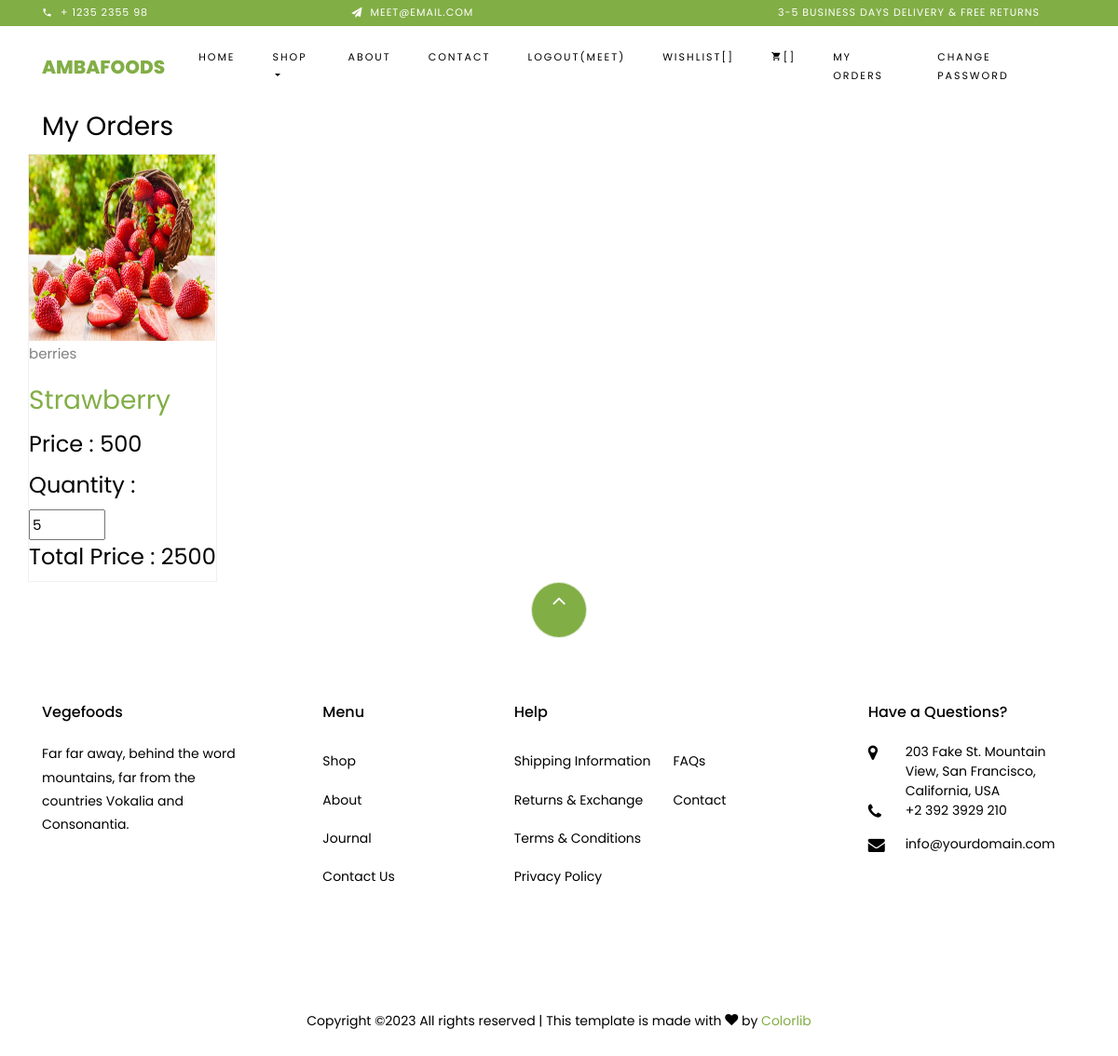
/myorder/ (signed in), run on the app's committed database.
### myapp/models.py (models this page shows, shortened)
class User(models.Model):
    fname=models.CharField(max_length=100)
    lname=models.CharField(max_length=100)
    email=models.EmailField()
    mobile=models.PositiveIntegerField()
    address=models.TextField(max_length=300)
    password=models.CharField(max_length=100)
    profile_pic=models.ImageField(upload_to="profile_pic/",default="")
    usertype=models.CharField(max_length=100,default='buyer')

class Cart(models.Model):
    user=models.ForeignKey(User,on_delete=models.CASCADE)
    fruitage=models.ForeignKey(Fruitage,on_delete=models.CASCADE)
    fruitage_price = models.PositiveIntegerField()
    fruitage_qty = models.PositiveIntegerField(default=1)
    total_price = models.PositiveIntegerField()
    payment_status = models.BooleanField(default=False)

class Fruitage(models.Model):
    seller=models.ForeignKey(User,on_delete=models.CASCADE)
    category=(
        ('leafy-green','leafy-green'),
        ('cruciferous','cruciferous'),
        ('root','root'),
        ('pome','pome'),
        ('berries','berries'),
    )
    fruitage_category=models.CharField(max_length=100,choices=category)
    types=(
      ('vegetables','vegetables'),
      ('fruits','fruits'),
    )
    fruitage_type=models.CharField(max_length=100,choices=types)
    fruitage_price=models.PositiveIntegerField()
    weight=(
        ('500gm','500gm'),
        ('1kg','1kg'),
        ('2kg','2kg'),
        ('3kg','3kg'),
        ('4kg','4kg'),
        ('5kg','5kg'),
    )
    fruitage_weight=models.CharField(max_length=100,choices=weight)
    fruitage_name=models.CharField(max_length=100)
    fruitage_pic=models.ImageField(upload_to='product_pic/')

### myapp/views.py (the view)
# urls.py: path('myorder/',views.myorder,name='myorder'),
def myorder(request):
	user=User.objects.get(email=request.session['email'])
	carts=Cart.objects.filter(user=user,payment_status=True)
	return render(request,'myorder.html',{'carts':carts})

### myapp/templates/myorder.html (shortened to what this page needs)
{% extends 'header.html' %}
{% load static %}
{% block content %}
<!DOCTYPE html>
<html lang="en">
	<head>
    </head>
	<body>
		<div class="section">
			<div class="container">
				<div class="row">
					<div class="col-md-12">
						<div class="section-title">
							{% if carts %}
								<h3 class="title">My Orders</h3>
							{% else %}
								<h3 class="title">No Items In Your Order</h3>
							{% endif %}
						</div>
					</div>
					<div class="col-md-12">
						<div class="row">
							<div class="products-tabs">
								<div id="tab1" class="tab-pane active">
									<div class="products-slick" data-nav="#slick-nav-1">
										{% for i in carts %}
										<div class="product">
											<div class="product-img">
												<img src="{{i.fruitage.fruitage_pic.url}}" alt="" style="width:200px;height:200px;">
											</div>
											<div class="fruitage-body">
												<p class="fruitage-category">{{i.fruitage.fruitage_category}}</p>
												<h3 class="fruitage-name"><a href="#">{{i.fruitage.fruitage_name}}</a></h3>
												<h4 class="fruitage-price">Price : {{i.fruitage.fruitage_price}} </h4>
												<form name="change_qty" method="post" action="{% url 'change-qty' %}">
													<h4 class="fruitage-price">Quantity :</h4> <input type="number" name="fruitage_qty" value="{{i.fruitage_qty}}" min="1" max="10" onchange="this.form.submit();" readonly>
												</form>
												<h4 class="fruitage-price">Total Price : {{i.total_price}} </h4>
											</div>
										</div>
										{% endfor %}
									</div>
								</div>
							</div>
						</div>
					</div>
				</div>
			</div>
		</div>
	</body>
</html>
{% endblock %}

### myapp/templates/header.html (shortened to what this page needs)
{% load static %}
<!DOCTYPE html>
<html lang="en">
  <head>
    <link rel="stylesheet" href="{% static 'css/open-iconic-bootstrap.min.css' %}">
    <link rel="stylesheet" href="{% static 'css/animate.css' %}">
    <link rel="stylesheet" href="{% static 'css/owl.carousel.min.css' %}">
    <link rel="stylesheet" href="{% static 'css/owl.theme.default.min.css' %}">
    <link rel="stylesheet" href="{% static 'css/magnific-popup.css' %}">
    <link rel="stylesheet" href="{% static 'css/aos.css' %}">
    <link rel="stylesheet" href="{% static 'css/ionicons.min.css' %}">
    <link rel="stylesheet" href="{% static 'css/bootstrap-datepicker.css' %}">
    <link rel="stylesheet" href="{% static 'css/jquery.timepicker.css' %}">
    <link rel="stylesheet" href="{% static 'css/flaticon.css' %}">
    <link rel="stylesheet" href="{% static 'css/icomoon.css' %}">
    <link rel="stylesheet" href="{% static 'css/style.css' %}">
  </head>
  <body class="goto-here">
		<div class="py-1 bg-primary">
    	<div class="container">
    		<div class="row no-gutters d-flex align-items-start align-items-center px-md-0">
	    		<div class="col-lg-12 d-block">
		    		<div class="row d-flex">
		    			<div class="col-md pr-4 d-flex topper align-items-center">
					    	<div class="icon mr-2 d-flex justify-content-center align-items-center"><span class="icon-phone2"></span></div>
						    <span class="text">+ 1235 2355 98</span>
					    </div>
					    <div class="col-md pr-4 d-flex topper align-items-center">
					    	<div class="icon mr-2 d-flex justify-content-center align-items-center"><span class="icon-paper-plane"></span></div>
						    <span class="text">meet@email.com</span>
					    </div>
					    <div class="col-md-5 pr-4 d-flex topper align-items-center text-lg-right">
						    <span class="text">3-5 Business days delivery &amp; Free Returns</span>
					    </div>
				    </div>
			    </div>
		    </div>
		  </div>
    </div>
    <nav class="navbar navbar-expand-lg navbar-dark ftco_navbar bg-dark ftco-navbar-light" id="ftco-navbar">
	    <div class="container">
	      <a class="navbar-brand" href="/">Ambafoods</a>
	      <div class="collapse navbar-collapse" id="ftco-nav">
	        <ul class="navbar-nav ml-auto">
	          <li class="nav-item active"><a href="/" class="nav-link">Home</a></li>
	          <li class="nav-item dropdown">
              <a class="nav-link dropdown-toggle" href="#" id="dropdown04" data-toggle="dropdown" aria-haspopup="true" aria-expanded="false">Shop</a>
            </li>
	          <li class="nav-item"><a href="{% url 'about' %}" class="nav-link">About</a></li>
	          <li class="nav-item"><a href="{% url 'contact' %}" class="nav-link">Contact</a></li>
            {% if request.session.email %}
            <li class="nav-item"><a href="{% url 'logout' %}" class="nav-link">Logout({{request.session.fname}})</a></li>
            <li class="nav-item"><a href="{% url 'wishlist' %}" class="nav-link">Wishlist[{{request.session.wishlist_count}}]</a></li>
            <li class="nav-item cta cta-colored"><a href="{% url 'cart' %}" class="nav-link"><span class="icon-shopping_cart"></span>[{{request.session.cart_count}}]</a></li>
            <li class="nav-item cta cta-colored"><a href="{% url 'myorder' %}" class="nav-link">My Orders</a></li>
            <li class="nav-item"><a href="{% url 'change-password' %}" class="nav-link">Change Password</a></li>
            {% else %}
            <li class="nav-item"><a href="{% url 'signup' %}" class="nav-link">Sign Up</a></li>
            <li class="nav-item"><a href="{% url 'login' %}" class="nav-link">Login</a></li>
            {% endif %}
	        </ul>
	      </div>
	    </div>
	  </nav>
    {% block content %}
    {% endblock %}
    <footer class="ftco-footer ftco-section">
      <div class="container">
      	<div class="row">
      		<div class="mouse">
						<a href="#" class="mouse-icon">
							<div class="mouse-wheel"><span class="ion-ios-arrow-up"></span></div>
						</a>
					</div>
      	</div>
        <div class="row mb-5">
          <div class="col-md">
            <div class="ftco-footer-widget mb-4">
              <h2 class="ftco-heading-2">Vegefoods</h2>
              <p>Far far away, behind the word mountains, far from the countries Vokalia and Consonantia.</p>
              <ul class="ftco-footer-social list-unstyled float-md-left float-lft mt-5">
              </ul>
            </div>
          </div>
          <div class="col-md">
            <div class="ftco-footer-widget mb-4 ml-md-5">
              <h2 class="ftco-heading-2">Menu</h2>
              <ul class="list-unstyled">
                <li><a href="{% url 'shop' %}" class="py-2 d-block">Shop</a></li>
                <li><a href="{% url 'about' %}" class="py-2 d-block">About</a></li>
                <li><a href="#" class="py-2 d-block">Journal</a></li>
                <li><a href="{% url 'contact' %}" class="py-2 d-block">Contact Us</a></li>
              </ul>
            </div>
          </div>
          <div class="col-md-4">
             <div class="ftco-footer-widget mb-4">
              <h2 class="ftco-heading-2">Help</h2>
              <div class="d-flex">
	              <ul class="list-unstyled mr-l-5 pr-l-3 mr-4">
	                <li><a href="#" class="py-2 d-block">Shipping Information</a></li>
	                <li><a href="#" class="py-2 d-block">Returns &amp; Exchange</a></li>
	                <li><a href="#" class="py-2 d-block">Terms &amp; Conditions</a></li>
	                <li><a href="#" class="py-2 d-block">Privacy Policy</a></li>
	              </ul>
	              <ul class="list-unstyled">
	                <li><a href="#" class="py-2 d-block">FAQs</a></li>
	                <li><a href="{% url 'contact' %}" class="py-2 d-block">Contact</a></li>
	              </ul>
	            </div>
            </div>
          </div>
          <div class="col-md">
            <div class="ftco-footer-widget mb-4">
            	<h2 class="ftco-heading-2">Have a Questions?</h2>
            	<div class="block-23 mb-3">
	              <ul>
	                <li><span class="icon icon-map-marker"></span><span class="text">203 Fake St. Mountain View, San Francisco, California, USA</span></li>
	                <li><a href="#"><span class="icon icon-phone"></span><span class="text">+2 392 3929 210</span></a></li>
	                <li><a href="#"><span class="icon icon-envelope"></span><span class="text">info@yourdomain.com</span></a></li>
	              </ul>
	            </div>
            </div>
          </div>
        </div>
        <div class="row">
          <div class="col-md-12 text-center">
            <p>
						  Copyright &copy;<script>document.write(new Date().getFullYear());</script> All rights reserved | This template is made with <i class="icon-heart color-danger" aria-hidden="true"></i> by <a href="https://colorlib.com" target="_blank">Colorlib</a>
						</p>
          </div>
        </div>
      </div>
    </footer>
  </body>
</html>

### myapp/static/css/icomoon.css (style rules this page uses)
[class^="icon-"], [class*=" icon-"] { font-family: 'icomoon' !important; speak: none; font-style: normal; font-weight: normal; font-variant: normal; text-transform: none; line-height: 1; -webkit-font-smoothing: antialiased; -moz-osx-font-smoothing: grayscale; }
.icon-heart:before { content: "\f004"; }
.icon-map-marker:before { content: "\f041"; }
.icon-phone:before { content: "\f095"; }
.icon-envelope:before { content: "\f0e0"; }
.icon-paper-plane:before { content: "\f1d8"; }
.icon-phone2:before { content: "\e0cd"; }
.icon-shopping_cart:before { content: "\e8cc"; }

### data on the page
User: session.fname "MEET"
Cart: fruitage.fruitage_pic (picture), fruitage.fruitage_category "berries", fruitage.fruitage_name "Strawberry", fruitage.fruitage_price "500", fruitage_qty "5", total_price "2500"
